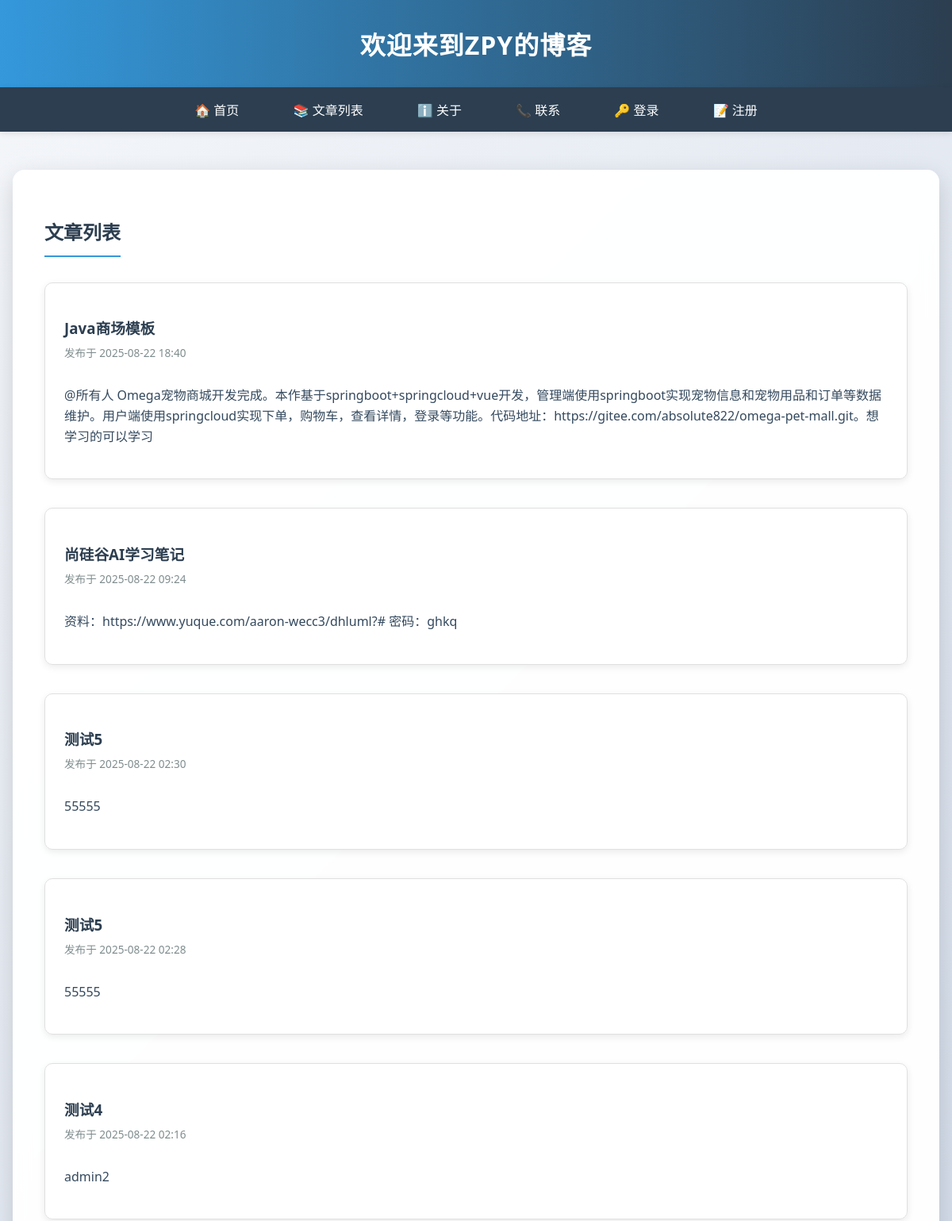
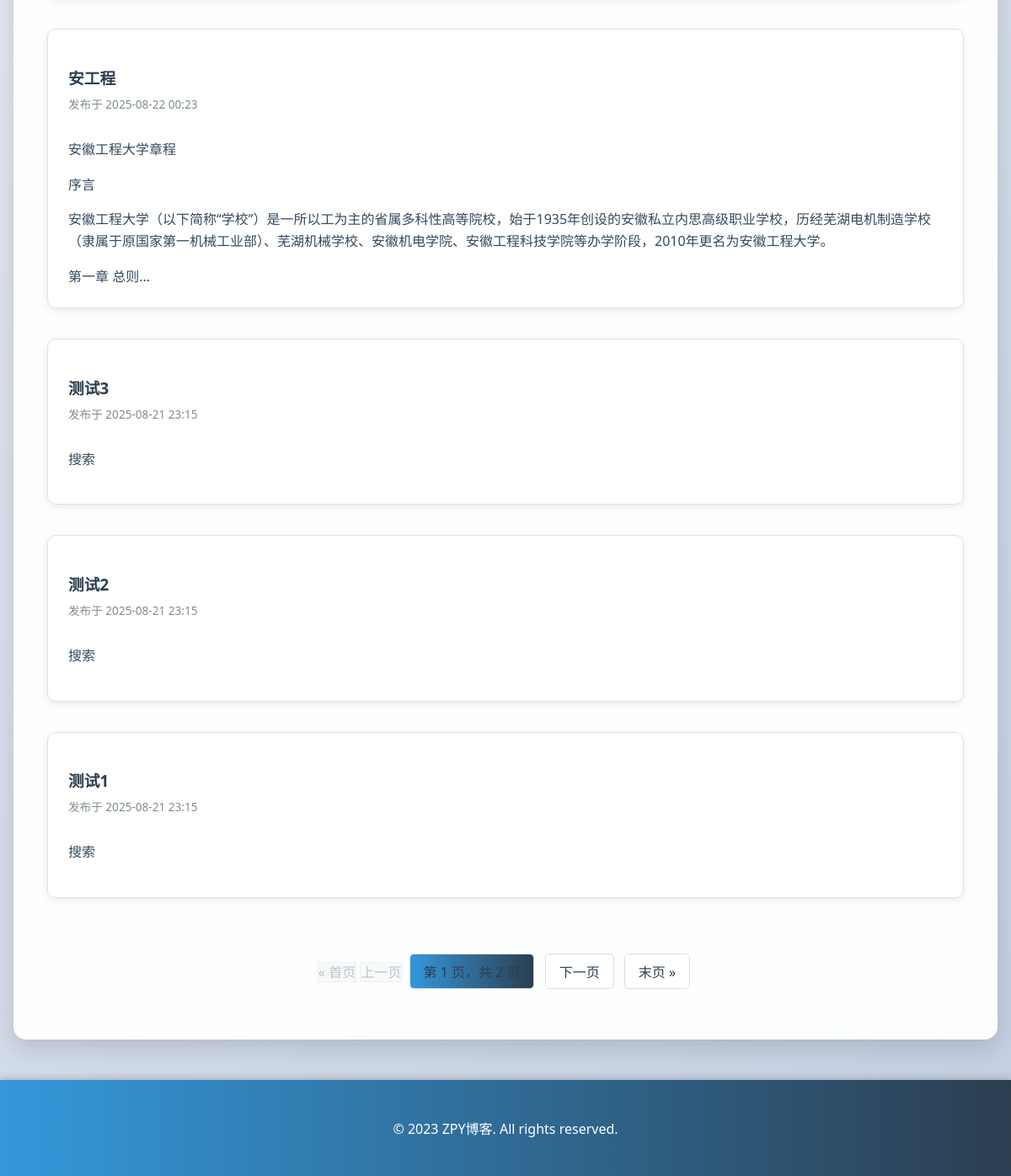
/posts/, run on an earlier commit of the app's database (2 pictures, top to bottom).
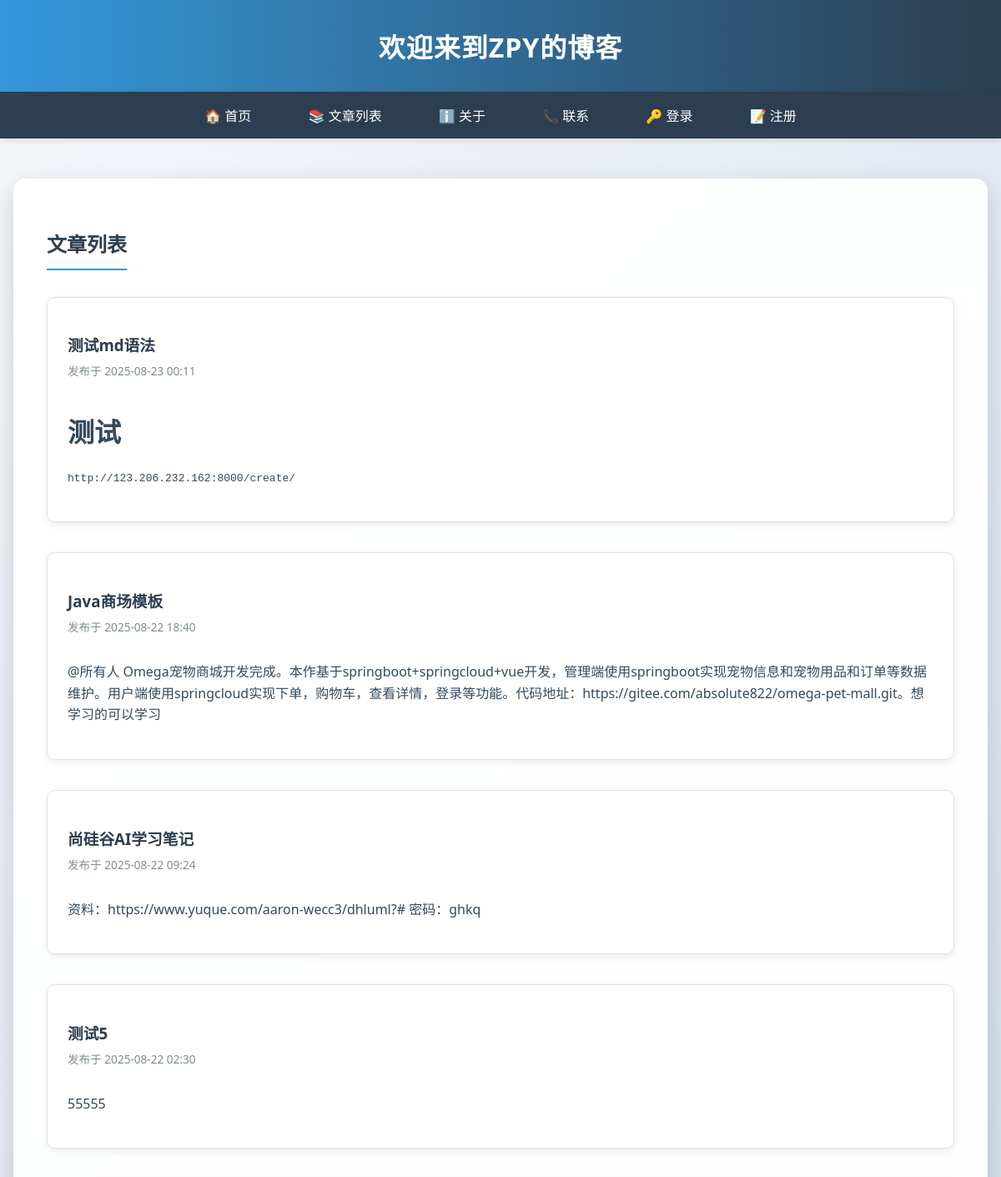
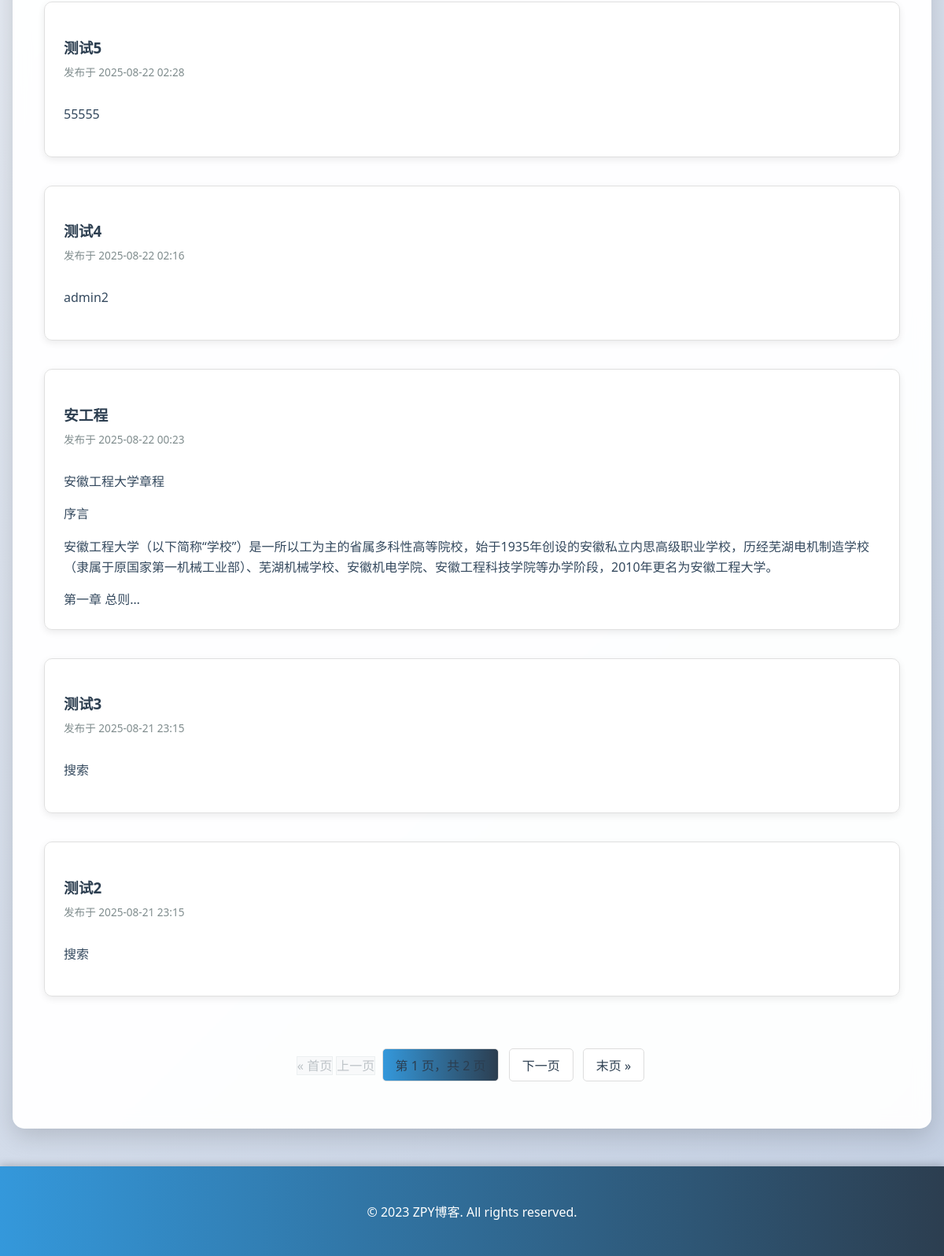
And on a later commit of the database (2 pictures, top to bottom).
### blog/models.py (models this page shows, shortened)
class Post(models.Model):
    title = models.CharField(max_length=200)
    content = models.TextField()
    created_at = models.DateTimeField(auto_now_add=True)
    author = models.ForeignKey(User, on_delete=models.CASCADE, default=1)  # 添加author字段，默认值为1

### blog/views.py (the view)
# urls.py: path('posts/', views.post_list, name='post_list'),
def post_list(request):
    posts_list = Post.objects.order_by('-created_at')
    for post in posts_list:
        post.content = markdown.markdown(post.content, extensions=['extra', 'codehilite'])
    paginator = Paginator(posts_list, 9)  # 每页显示5篇文章
    page = request.GET.get('page')
    try:
        posts = paginator.page(page)
    except PageNotAnInteger:
        posts = paginator.page(1)
    except EmptyPage:
        posts = paginator.page(paginator.num_pages)
    return render(request, 'blog/post_list.html', {'posts': posts})

### blog/templates/blog/post_list.html (shortened to what this page needs)
<!DOCTYPE html>
{% load static %}
<html lang="zh">
<head>
</head>
<body>
    <header>
        <h1>欢迎来到ZPY的博客</h1>
    </header>
    <nav>
        <a href="/">🏠 首页</a>
        <a href="/posts/">📚 文章列表</a>
        <a href="/about/">ℹ️ 关于</a>
        <a href="/contact/">📞 联系</a>
        {% if user.is_authenticated %}
            <a href="/profile/">👤 个人主页</a>
            <a href="/create/">✍️ 创建文章</a>
        {% else %}
            <a href="/login/">🔑 登录</a>
            <a href="/register/">📝 注册</a>
        {% endif %}
    </nav>
    <div class="container">
        <div class="content">
            <h2 style="text-align: center;">文章列表</h2>
            <div class="posts-container">
                {% for post in posts %}
                <div class="post">
                    <h3 class="post-title"><a href="{% url 'post_detail' post.id %}">{{ post.title }}</a></h3>
                    <div class="post-meta">发布于 {{ post.created_at|date:"Y-m-d H:i" }}</div>
                    <div class="post-excerpt">
                        <p>{{ post.content|safe }}</p>
                    </div>
                </div>
                {% empty %}
                <p>暂无文章。</p>
                {% endfor %}
            </div>
            <div class="pagination">
                <span class="step-links">
                    {% if posts.has_previous %}
                        <a href="?page=1">&laquo; 首页</a>
                        <a href="?page={{ posts.previous_page_number }}">上一页</a>
                    {% else %}
                        <span class="disabled">&laquo; 首页</span>
                        <span class="disabled">上一页</span>
                    {% endif %}
                    <span class="current">
                        第 {{ posts.number }} 页，共 {{ posts.paginator.num_pages }} 页
                    </span>
                    {% if posts.has_next %}
                        <a href="?page={{ posts.next_page_number }}">下一页</a>
                        <a href="?page={{ posts.paginator.num_pages }}">末页 &raquo;</a>
                    {% else %}
                        <span class="disabled">下一页</span>
                        <span class="disabled">末页 &raquo;</span>
                    {% endif %}
                </span>
            </div>
        </div>
    </div>
    <footer>
        <p>&copy; 2023 ZPY博客. All rights reserved.</p>
    </footer>
</body>
</html>

What changed in the data, as far as the page shows it:
no longer on this page (row unchanged): Post: title "测试1", created_at "2025-08-21 23:15", content "搜索"
added Post: title "测试md语法", created_at "2025-08-23 00:11", content "测试 http : //123.206.232.162:8000/create/"
